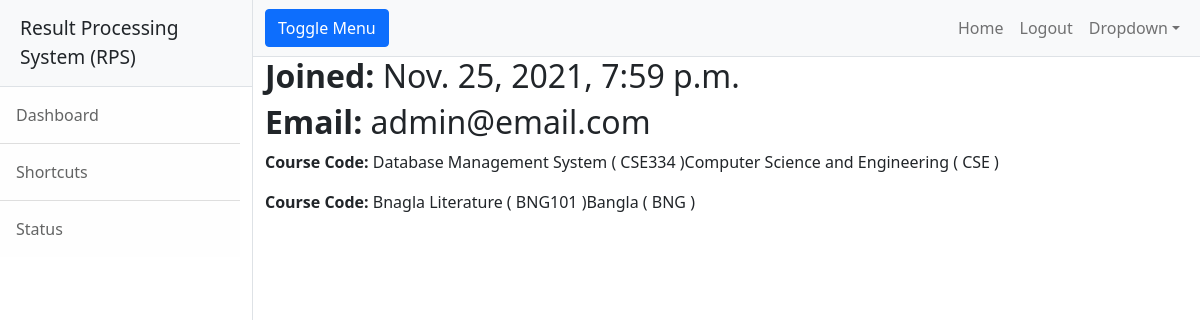
Page / (signed in) on the earlier database version.
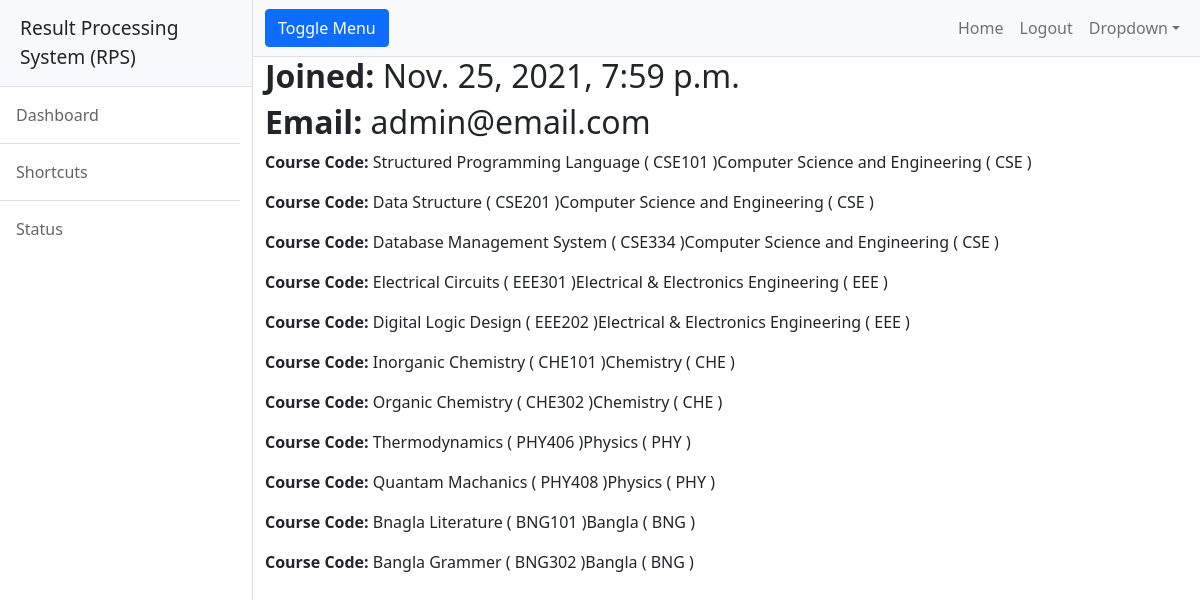
Same page on the later database version.
### users/models.py (models this page shows, shortened)
class CustomUser(AbstractUser):
    username = None
    email = models.EmailField(verbose_name="email", max_length=60, unique=True)
    last_login = models.DateTimeField(
        verbose_name="last login", auto_now=True, null=True, blank=True
    )
    is_teacher = models.BooleanField("teacher status", default=False)
    is_student = models.BooleanField("student status", default=False)
    USERNAME_FIELD = "email"
    REQUIRED_FIELDS = [
        "is_teacher",
    ]
    objects = CustomUserManager()

### rps/models.py (models this page shows)
class Course(models.Model):
    course_code = models.CharField(primary_key=True, max_length=20)
    course_name = models.CharField(max_length=50)
    department = models.ForeignKey(Department, on_delete=models.CASCADE)
    semester = models.IntegerField()
    credit_no = models.DecimalField(max_digits=20, decimal_places=2)
    teacher = models.ForeignKey(Teacher, on_delete=models.PROTECT)
    def __str__(self):
        return (
            str(self.course_name)
            + " ( "
            + str(self.course_code)
            + " )"
            + str(self.department)
        )
    class Meta:
        constraints = [
            models.UniqueConstraint(
                fields=["course_code", "department", "semester"],
                name="unique_subject",
            )
        ]
        ordering = ["department", "semester", "course_code"]

class Department(models.Model):
    dept_code = models.CharField(max_length=3, unique=True, null=True)
    dept_name = models.CharField(max_length=50)
    def __str__(self):
        return str(self.dept_name) + " ( " + str(self.dept_code) + " )"

### rps/views.py (the view)
# urls.py: path("", views.home_view, name="home"),
@login_required(login_url="login")
def home_view(request):
    query_set = Course.objects.all()
    return render(request, "home.html", {"courses": list(query_set)})

### rps/templates/rps/home.html
{% extends "rps/base.html" %}
{% block content %}
    <h2><b>Joined: </b>{{ user.date_joined }}</h2>
    <h2><b>Email: </b>{{ user.email }}</h2>
    {% for course in courses %}
        <p><b>Course Code: </b>{{course}}</p>
    {% endfor %}
{% endblock %}

### rps/templates/rps/base.html (shortened to what this page needs)
<!DOCTYPE html>
<html lang="en">
<head>
    <link rel="stylesheet" href="https://cdn.jsdelivr.net/npm/bootstrap@5.1.3/dist/css/bootstrap.min.css" />
    {% load static %}
    <link rel="stylesheet" type="text/css" href="{% static 'rps/styles.css' %}" />
</head>
<body>
    <div class="d-flex" id="wrapper">
        <div class="border-end bg-white" id="sidebar-wrapper">
            <div class="sidebar-heading border-bottom bg-light">Result Processing System (RPS)</div>
            <div class="list-group list-group-flush">
                <a class="list-group-item list-group-item-action list-group-item-light p-3" href="{% url 'home' %}">Dashboard</a>
                <a class="list-group-item list-group-item-action list-group-item-light p-3" href="#!">Shortcuts</a>
                <a class="list-group-item list-group-item-action list-group-item-light p-3" href="#!">Status</a>
            </div>
        </div>
        <div id="page-content-wrapper">
            <nav class="navbar navbar-expand-lg navbar-light bg-light border-bottom">
                <div class="container-fluid">
                    <button class="btn btn-primary" id="sidebarToggle">Toggle Menu</button>
                    <div class="collapse navbar-collapse" id="navbarSupportedContent">
                        <ul class="navbar-nav ms-auto mt-2 mt-lg-0">
                            <li class="nav-item active"><a class="nav-link" href="http://127.0.0.1:8000/">Home</a></li>
                            <li class="nav-item"><a class="nav-link" href="{% url 'logout' %}?next={% url 'login' %}">Logout</a></li>
                            <li class="nav-item dropdown">
                                <a class="nav-link dropdown-toggle" id="navbarDropdown" href="#" role="button" data-bs-toggle="dropdown" aria-haspopup="true" aria-expanded="false">Dropdown</a>
                            </li>
                        </ul>
                    </div>
                </div>
            </nav>
            <div class="container-fluid">
                {% block content %}
                {% endblock %}
            </div>
        </div>
    </div>
</body>
</html>

Differences in the rows shown:
added Course: course_name+course_code+department "Structured Programming Language ( CSE101 )Computer Science and Engineering ( CSE )"
added Course: course_name+course_code+department "Data Structure ( CSE201 )Computer Science and Engineering ( CSE )"
added Course: course_name+course_code+department "Electrical Circuits ( EEE301 )Electrical & Electronics Engineering ( EEE )"
added Course: course_name+course_code+department "Digital Logic Design ( EEE202 )Electrical & Electronics Engineering ( EEE )"
added Course: course_name+course_code+department "Inorganic Chemistry ( CHE101 )Chemistry ( CHE )"
added Course: course_name+course_code+department "Organic Chemistry ( CHE302 )Chemistry ( CHE )"
added Course: course_name+course_code+department "Thermodynamics ( PHY406 )Physics ( PHY )"
added Course: course_name+course_code+department "Quantam Machanics ( PHY408 )Physics ( PHY )"
added Course: course_name+course_code+department "Bangla Grammer ( BNG302 )Bangla ( BNG )"
